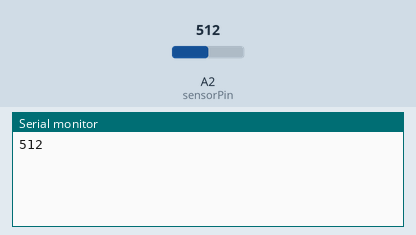
Bench run of a sketch on a simulated Arduino Uno, built with avr-gcc and run on an emulated ATmega328P. Shown: the last lines printed to the serial monitor. Inputs (shaded band) come from the test bench; at power-on: A2 (sensorPin) = 512.

Above: at 2.0 s.
2.1 s: A2 (sensorPin) set to 716
At 3.1 s:
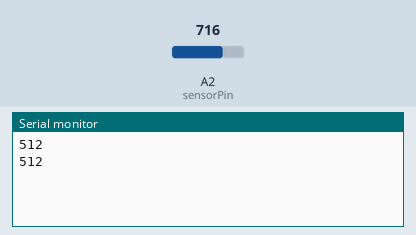
3.6 s: A2 (sensorPin) set to 900
At 5.2 s:
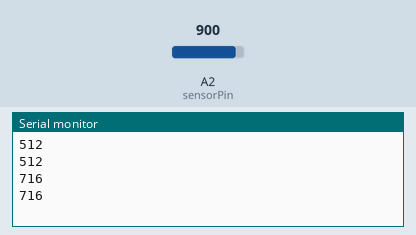
Timing chart, 0 to 6.7 s (numbered marks = the images above; inputs shaded):
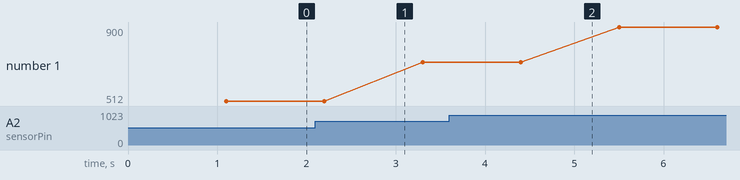

Measured:
- plotted number 1: 512 → 716 after the input at 2.1 s, 716 → 900 after the input at 3.6 s

The sketch:

test-jordfuktighet.ino
```cpp
int sensorPin = A2;   // select the input pin for the potentiometer
int sensorValue = 0;  // variable to store the value coming from the sensor
int sensorVCC = 13;

void setup() {
  Serial.begin(9600);
  pinMode(sensorVCC, OUTPUT);
  digitalWrite(sensorVCC, LOW);
}

void loop() {
  digitalWrite(sensorVCC, HIGH);        // power the sensor
  delay(100);                           //make sure the sensor is powered
  sensorValue = analogRead(sensorPin);  // read the value from the sensor:
  digitalWrite(sensorVCC, LOW);         //stop power
  delay(1000);                     //wait
  Serial.println(sensorValue);
}
```
